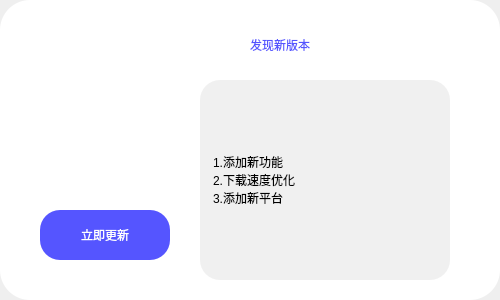
<?xml version="1.0" encoding="UTF-8"?>
<ui version="4.0">
 <class>updete</class>
 <widget class="QWidget" name="updete">
  <property name="geometry">
   <rect>
    <x>0</x>
    <y>0</y>
    <width>500</width>
    <height>300</height>
   </rect>
  </property>
  <property name="windowTitle">
   <string>update</string>
  </property>
  <widget class="QWidget" name="widget" native="true">
   <property name="geometry">
    <rect>
     <x>0</x>
     <y>0</y>
     <width>500</width>
     <height>300</height>
    </rect>
   </property>
   <property name="styleSheet">
    <string notr="true">background-color: rgb(255, 255, 255);
border-radius:30px;</string>
   </property>
   <widget class="QLabel" name="label">
    <property name="geometry">
     <rect>
      <x>20</x>
      <y>50</y>
      <width>150</width>
      <height>150</height>
     </rect>
    </property>
    <property name="styleSheet">
     <string notr="true">border-image: url(:/image/image/logo.png);</string>
    </property>
    <property name="text">
     <string/>
    </property>
   </widget>
   <widget class="QPushButton" name="pushButton">
    <property name="geometry">
     <rect>
      <x>460</x>
      <y>10</y>
      <width>25</width>
      <height>25</height>
     </rect>
    </property>
    <property name="styleSheet">
     <string notr="true">border-image: url(:/ico/ico/close.png);</string>
    </property>
    <property name="text">
     <string/>
    </property>
   </widget>
   <widget class="QLabel" name="label_2">
    <property name="geometry">
     <rect>
      <x>250</x>
      <y>20</y>
      <width>130</width>
      <height>50</height>
     </rect>
    </property>
    <property name="styleSheet">
     <string notr="true">color: rgb(85, 85, 255);
font: 18pt &quot;华文行楷&quot;;</string>
    </property>
    <property name="text">
     <string>发现新版本</string>
    </property>
   </widget>
   <widget class="QPushButton" name="pushButton_2">
    <property name="geometry">
     <rect>
      <x>40</x>
      <y>210</y>
      <width>130</width>
      <height>50</height>
     </rect>
    </property>
    <property name="styleSheet">
     <string notr="true">#pushButton_2{
	border:none;
	color: rgb(255, 255, 255);
	background-color: rgb(85, 85, 255);
	font: 14pt &quot;华文行楷&quot;;
	border-radius:20px;
}
#pushButton_2:pressed{
	padding-left:5px;
	padding-top:5px;
}
</string>
    </property>
    <property name="text">
     <string>立即更新</string>
    </property>
    <property name="icon">
     <iconset resource="resource.qrc">
      <normaloff>:/ico/ico/update.png</normaloff>:/ico/ico/update.png</iconset>
    </property>
    <property name="iconSize">
     <size>
      <width>25</width>
      <height>25</height>
     </size>
    </property>
   </widget>
   <widget class="QLabel" name="label_3">
    <property name="geometry">
     <rect>
      <x>200</x>
      <y>80</y>
      <width>250</width>
      <height>200</height>
     </rect>
    </property>
    <property name="styleSheet">
     <string notr="true">border-radius:20px;
background-color: rgb(240, 240, 240);
padding-left:10px;
font: 10pt &quot;宋体&quot;;</string>
    </property>
    <property name="text">
     <string>1.添加新功能
2.下载速度优化
3.添加新平台</string>
    </property>
   </widget>
  </widget>
 </widget>
 <resources>
  <include location="resource.qrc"/>
 </resources>
 <connections>
  <connection>
   <sender>pushButton</sender>
   <signal>clicked()</signal>
   <receiver>updete</receiver>
   <slot>close()</slot>
   <hints>
    <hint type="sourcelabel">
     <x>569</x>
     <y>123</y>
    </hint>
    <hint type="destinationlabel">
     <x>624</x>
     <y>120</y>
    </hint>
   </hints>
  </connection>
 </connections>
</ui>
